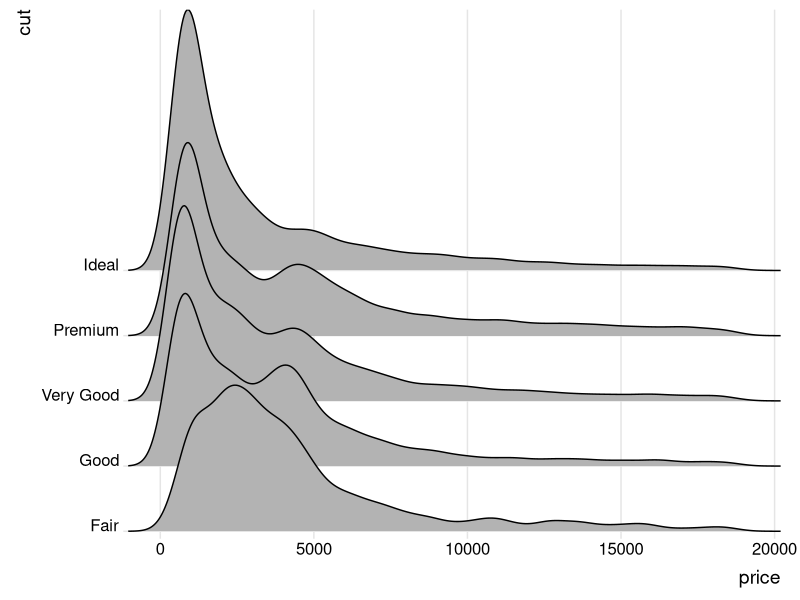

Reproduce this figure in R.
## ---- chunk 1
knitr::opts_chunk$set(
  collapse = TRUE,
  comment = "#>",
  fig.path = "man/figures/README-"
)
## ---- chunk 2
library(ggplot2)
library(ggridges)
    
ggplot(diamonds, aes(x = price, y = cut)) +
  geom_density_ridges(scale = 4) + theme_ridges() +
  scale_y_discrete(expand = c(0.01, 0)) +   # will generally have to set the `expand` option
  scale_x_continuous(expand = c(0, 0))      # for both axes to remove unneeded padding
